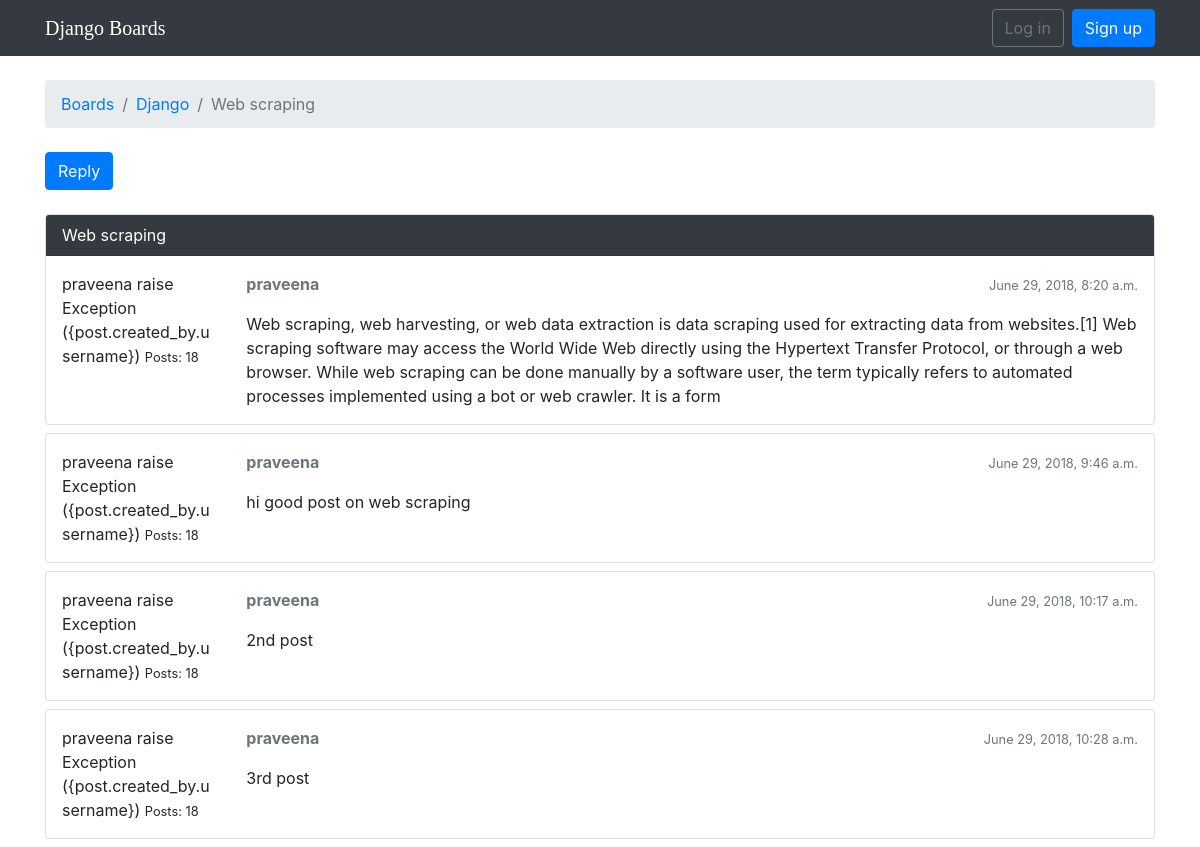
The page /boards/1/topics/9 on the database its author committed.
### boards/models.py (models this page shows, shortened)
class Topic(models.Model):
    subject = models.CharField(max_length=255)
    last_updated = models.DateTimeField(auto_now_add=True)
    board = models.ForeignKey(Board, related_name='topics',on_delete=models.CASCADE)
    starter = models.ForeignKey(User, related_name='topics',on_delete=models.CASCADE)
    views = models.PositiveIntegerField(default=0)

class Board(models.Model):
    name: CharField = models.CharField(max_length=30, unique=True)
    description = models.CharField(max_length=100)

class Post(models.Model):
    message = models.TextField(max_length=4000)
    topic = models.ForeignKey(Topic, related_name='posts',on_delete=models.CASCADE)
    created_at = models.DateTimeField(auto_now_add=True)
    updated_at = models.DateTimeField(null=True)
    created_by = models.ForeignKey(User, related_name='posts',on_delete=models.CASCADE)
    updated_by = models.ForeignKey(User, null=True, related_name='+',on_delete=models.CASCADE)

### boards/views.py (the view)
# urls.py: path('<int:pk>/topics/<int:topic_pk>', views.topic_posts, name='topic_posts'),
def topic_posts(request,pk,topic_pk):
    topic = get_object_or_404(Topic, board__pk=pk, pk=topic_pk)
    topic.views +=1
    topic.save()
    return render(request, 'topic_post.html', {'topic': topic})

### templates/topic_post.html (shortened to what this page needs)
{% extends 'base.html' %}
{% block breadcrumb %}
  <li class="breadcrumb-item"><a href="{% url 'home' %}">Boards</a></li>
  <li class="breadcrumb-item"><a href="{% url 'board_topics' topic.board.id %}">{{ topic.board.name }}</a></li>
  <li class="breadcrumb-item active">{{ topic.subject }}</li>
{% endblock %}
{% block content %}
  <div class="mb-4">
    <a href="{% url 'reply_topic' topic.board.pk topic.pk %}" class="btn btn-primary" role="button">Reply</a>
  </div>
  {% for post in topic.posts.all %}
    <div class="card mb-2">
    {% if forloop.first %}
      <div class="card-header text-white bg-dark py-2 px-3">{{ topic.subject }}</div>
    {% endif %}
      <div class="card-body p-3">
        <div class="row">
          <div class="col-2">
              {{ post.created_by.username }}
            raise Exception ({post.created_by.username})
            <small>Posts: {{ post.created_by.posts.count }}</small>
          </div>
          <div class="col-10">
            <div class="row mb-3">
              <div class="col-6">
                <strong class="text-muted">{{ post.created_by.username }}</strong>
              </div>
              <div class="col-6 text-right">
                <small class="text-muted">{{ post.created_at }}</small>
              </div>
            </div>
            {{ post.message }}
          </div>
        </div>
      </div>
    </div>
  {% endfor %}
{% endblock %}

### rows shown on the page
Topic: board.name "Django", subject "Web scraping"
Post: created_by.username "praveena", created_by.posts.count "18", created_at "June 29, 2018, 8:20 a.m.", message "Web scraping, web harvesting, or web data extraction is data scraping used for extracting data from websites.[1] Web scraping software may access the World Wide Web directly using the Hypertext Transfer Protocol, or through a web browser. While web scraping can be done manually by a software user, the term typically refers to automated processes implemented using a bot or web crawler. It is a form"
Post: created_by.username "praveena", created_by.posts.count "18", created_at "June 29, 2018, 9:46 a.m.", message "hi good post on web scraping"
Post: created_by.username "praveena", created_by.posts.count "18", created_at "June 29, 2018, 10:17 a.m.", message "2nd post"
Post: created_by.username "praveena", created_by.posts.count "18", created_at "June 29, 2018, 10:28 a.m.", message "3rd post"
